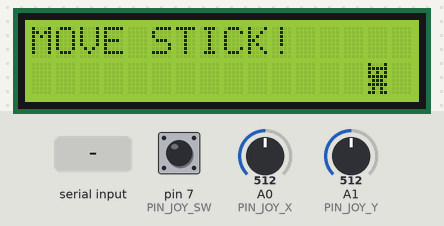
Bench run of a sketch on a simulated Arduino Uno, built with avr-gcc and run on an emulated ATmega328P. Parts: 16×2 character LCD. Inputs (shaded band) come from the test bench; at power-on: pin 7 (PIN_JOY_SW) HIGH, A0 (PIN_JOY_X) = 512, A1 (PIN_JOY_Y) = 512.

Above: at 1.2 s.
1.3 s: "N:\n" received over Serial
At 2.5 s:
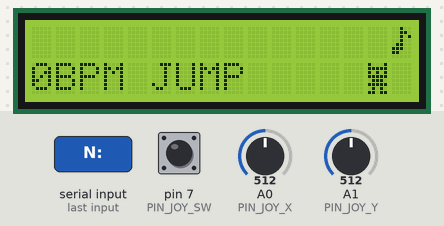
2.8 s: "B\n" received over Serial
At 3.2 s:
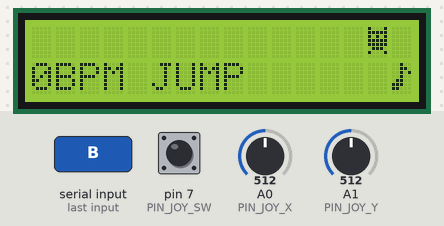
4.3 s: "T:\n" received over Serial
At 4.6 s:
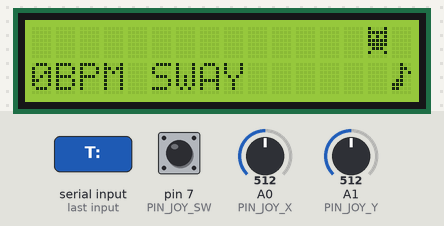
5.8 s: "V:\n" received over Serial
At 6.9 s:
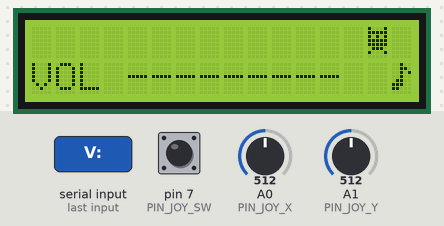
8.8 s: "N:90\n" received over Serial
At 9.4 s:
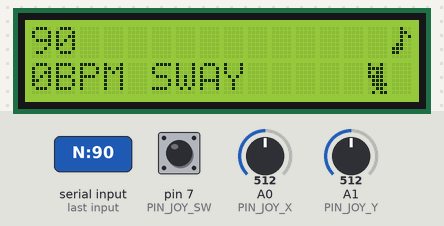
10.3 s: "T:90\n" received over Serial
At 11.7 s:
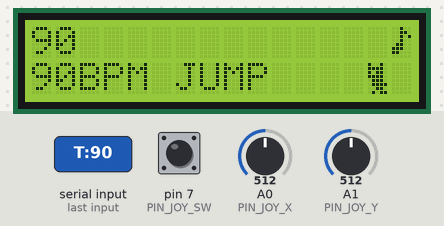
Timing chart, 0 to 12.8 s (numbered marks = the images above; inputs shaded):
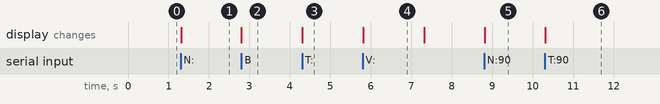

Measured:
- after the input at 1.3 s, the display: changes at once (image 1)
- after the input at 2.8 s, the display: changes at once (image 2)
- after the input at 4.3 s, the display: changes at once (image 3)
- after the input at 5.8 s, the display: changes at once (image 4)
- after the input at 8.8 s, the display: changes at once (image 5)
- after the input at 10.3 s, the display: changes at once (image 6)
- what the display in image 4 shows lasts 1.5 s, from 5.8 s to 7.3 s

The sketch:

cat_jukebox.ino
```cpp
/*
 * Cat Jukebox — кошкомальчик, который танцует под твою музыку.
 *
 * Arduino отвечает за джойстик и экран, музыку играет player.py на компьютере.
 * Протокол по Serial (9600 бод, строки):
 *   Arduino -> ПК:  L / R / U — выбрать трек, D — громкость, S — стоп
 *   ПК -> Arduino:  N:<название> — начался трек (длинное название бежит строкой)
 *                   T:<bpm>      — темп трека, от него зависит танец
 *                   B            — бит, следующий кадр танца
 *                   V:<0..100>   — громкость, показать шкалу
 *                   X            — музыка остановилась
 *
 * Автор: Алексей Ефимов (github.com/EfimovAN18)
 */

#include <LiquidCrystal.h>
#include "sprites.h"

const uint8_t PIN_JOY_X  = A0;
const uint8_t PIN_JOY_Y  = A1;
const uint8_t PIN_JOY_SW = 7;

const int JOY_LOW  = 200;
const int JOY_HIGH = 800;

const uint8_t CAT_COL = 14;              // кошкомальчик в колонке 14, нотка в 15
const uint8_t TEXT_W  = 13;              // ширина текстовой области
const unsigned long SCROLL_MS   = 350;   // скорость бегущей строки
const unsigned long VOL_SHOW_MS = 1500;  // сколько показывать шкалу громкости

enum Dance : uint8_t { SWAY, JUMP, PARTY };
const char* const DANCE_NAMES[] = { "SWAY", "JUMP", "PARTY" };

LiquidCrystal lcd(12, 11, 5, 4, 3, 2);  // RS, E, D4, D5, D6, D7

// джойстик
char lastDir = 0;
bool lastBtn = false;
String rx;

// состояние экрана
bool playing = false;
String title;
uint8_t scrollPos = 0;
unsigned long lastScroll = 0;
int bpm = 0;
Dance dance = JUMP;
uint8_t frame = 0;
int volume = 100;
bool volShown = false;
unsigned long volUntil = 0;

// ---------- отрисовка ----------

void putAt(uint8_t col, uint8_t row, uint8_t ch) {
  lcd.setCursor(col, row);
  lcd.write(ch);
}

void printPadded(uint8_t row, const String& s) {
  lcd.setCursor(0, row);
  for (uint8_t i = 0; i < TEXT_W; i++)
    lcd.write(i < s.length() ? (uint8_t)s[i] : (uint8_t)' ');
}

void drawTitle() {
  if (title.length() <= TEXT_W) {
    printPadded(0, title);
    return;
  }
  String ring = title + "   " + title;   // зацикленная лента
  printPadded(0, ring.substring(scrollPos, scrollPos + TEXT_W));
}

void drawInfo() {
  if (volShown) {
    String bar = "VOL ";
    uint8_t filled = (volume * 9 + 50) / 100;  // 0..9 делений
    for (uint8_t i = 0; i < 9; i++) bar += (i < filled) ? (char)0xFF : '-';
    printPadded(1, bar);
  } else if (playing) {
    printPadded(1, String(bpm) + "BPM " + DANCE_NAMES[dance]);
  } else {
    printPadded(1, "");
  }
}

void drawCat() {
  uint8_t top = ' ', bottom = CAT_STAND;

  if (playing) {
    switch (dance) {
      case SWAY:   // медленно: качается влево-вправо
        bottom = (frame % 2) ? CAT_LEAN_R : CAT_LEAN_L;
        break;
      case JUMP:   // средний темп: прыгает
        if (frame % 2) { top = CAT_JUMP; bottom = ' '; }
        break;
      case PARTY:  // быстро: руки вверх — прыжок — руки вверх — стойка
        switch (frame % 4) {
          case 0: case 2: bottom = CAT_ARMS_UP; break;
          case 1: top = CAT_JUMP; bottom = ' '; break;
        }
        break;
    }
  }

  putAt(CAT_COL, 0, top);
  putAt(CAT_COL, 1, bottom);

  bool noteUp = frame % 2 == 0;
  putAt(CAT_COL + 1, 0, playing && noteUp  ? MUSIC_NOTE : ' ');
  putAt(CAT_COL + 1, 1, playing && !noteUp ? MUSIC_NOTE : ' ');
}

void showIdle() {
  playing = false;
  frame = 0;
  title = "";
  printPadded(0, "MOVE STICK!");
  drawInfo();
  drawCat();
}

// ---------- команды от компьютера ----------

void handleCommand(const String& cmd) {
  if (cmd == "B") {
    if (playing) { frame++; drawCat(); }
  } else if (cmd == "X") {
    showIdle();
  } else if (cmd.startsWith("N:")) {
    playing = true;
    title = cmd.substring(2);
    scrollPos = 0;
    lastScroll = millis();
    frame = 0;
    drawTitle();
    drawInfo();
    drawCat();
  } else if (cmd.startsWith("T:")) {
    bpm = cmd.substring(2).toInt();
    dance = bpm < 90 ? SWAY : (bpm <= 130 ? JUMP : PARTY);
    drawInfo();
  } else if (cmd.startsWith("V:")) {
    volume = constrain(cmd.substring(2).toInt(), 0, 100);
    volShown = true;
    volUntil = millis() + VOL_SHOW_MS;
    drawInfo();
  }
}

void readSerial() {
  while (Serial.available()) {
    char c = Serial.read();
    if (c == '\n') {
      rx.trim();
      if (rx.length()) handleCommand(rx);
      rx = "";
    } else if (rx.length() < 40) {
      rx += c;
    }
  }
}

// ---------- джойстик ----------

void handleJoystick() {
  int x = analogRead(PIN_JOY_X);
  int y = analogRead(PIN_JOY_Y);

  char dir = 0;
  if      (x < JOY_LOW)  dir = 'L';
  else if (x > JOY_HIGH) dir = 'R';
  else if (y < JOY_LOW)  dir = 'U';
  else if (y > JOY_HIGH) dir = 'D';

  if (dir && dir != lastDir) Serial.println(dir);  // одна команда на наклон
  lastDir = dir;

  bool btn = digitalRead(PIN_JOY_SW) == LOW;
  if (btn && !lastBtn) Serial.println('S');
  lastBtn = btn;
}

// ---------- фоновые обновления ----------

void updateScroll() {
  if (!playing || title.length() <= TEXT_W) return;
  if (millis() - lastScroll < SCROLL_MS) return;
  lastScroll = millis();
  scrollPos = (scrollPos + 1) % (title.length() + 3);
  drawTitle();
}

void updateVolumeBar() {
  if (volShown && millis() > volUntil) {
    volShown = false;
    drawInfo();
  }
}

void setup() {
  Serial.begin(9600);
  lcd.begin(16, 2);
  lcd.createChar(CAT_STAND,   SPRITE_CAT_STAND);
  lcd.createChar(CAT_JUMP,    SPRITE_CAT_JUMP);
  lcd.createChar(MUSIC_NOTE,  SPRITE_NOTE);
  lcd.createChar(CAT_LEAN_L,  SPRITE_CAT_LEAN_L);
  lcd.createChar(CAT_LEAN_R,  SPRITE_CAT_LEAN_R);
  lcd.createChar(CAT_ARMS_UP, SPRITE_CAT_ARMS_UP);
  pinMode(PIN_JOY_SW, INPUT_PULLUP);
  showIdle();
}

void loop() {
  readSerial();
  handleJoystick();
  updateScroll();
  updateVolumeBar();
  delay(10);
}
```

sprites.h
```cpp
#pragma once
#include <Arduino.h>

// Пользовательские символы 5x8 для LCD 1602 (максимум 8 штук)
enum Sprite : uint8_t {
  CAT_STAND = 0, CAT_JUMP = 1, MUSIC_NOTE = 2,
  CAT_LEAN_L = 3, CAT_LEAN_R = 4, CAT_ARMS_UP = 5
};

byte SPRITE_CAT_STAND[8] = {
  0b10001, 0b11111, 0b10101, 0b11111,
  0b01110, 0b11111, 0b01010, 0b11011
};

byte SPRITE_CAT_JUMP[8] = {
  0b10001, 0b11111, 0b10101, 0b11111,
  0b11111, 0b01110, 0b10001, 0b00000
};

byte SPRITE_NOTE[8] = {
  0b00100, 0b00110, 0b00101, 0b00100,
  0b01100, 0b11100, 0b11000, 0b00000
};

byte SPRITE_CAT_LEAN_L[8] = {
  0b10010, 0b11110, 0b10110, 0b11110,
  0b01110, 0b01111, 0b00110, 0b01011
};

byte SPRITE_CAT_LEAN_R[8] = {
  0b01001, 0b01111, 0b01101, 0b01111,
  0b01110, 0b11110, 0b01100, 0b11010
};

byte SPRITE_CAT_ARMS_UP[8] = {
  0b10001, 0b11111, 0b10101, 0b11111,
  0b10101, 0b01110, 0b01110, 0b11011
};
```
